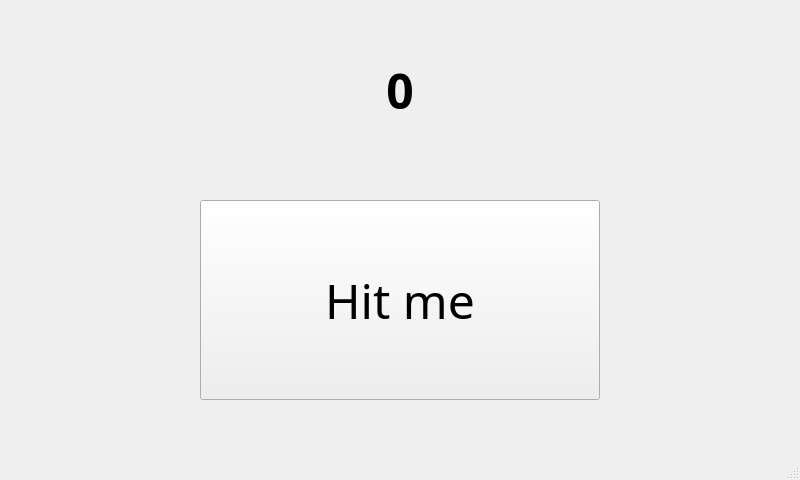
<?xml version="1.0" encoding="UTF-8"?>
<ui version="4.0">
 <class>MainWindow</class>
 <widget class="QMainWindow" name="MainWindow">
  <property name="geometry">
   <rect>
    <x>0</x>
    <y>0</y>
    <width>800</width>
    <height>480</height>
   </rect>
  </property>
  <property name="windowTitle">
   <string>MainWindow</string>
  </property>
  <widget class="QWidget" name="centralwidget">
   <widget class="QPushButton" name="pushButton">
    <property name="geometry">
     <rect>
      <x>200</x>
      <y>200</y>
      <width>400</width>
      <height>200</height>
     </rect>
    </property>
    <property name="font">
     <font>
      <family>Agency FB</family>
      <pointsize>36</pointsize>
     </font>
    </property>
    <property name="text">
     <string>Hit me</string>
    </property>
   </widget>
   <widget class="QLabel" name="labelCount">
    <property name="geometry">
     <rect>
      <x>200</x>
      <y>40</y>
      <width>400</width>
      <height>100</height>
     </rect>
    </property>
    <property name="font">
     <font>
      <family>Agency FB</family>
      <pointsize>36</pointsize>
      <weight>75</weight>
      <bold>true</bold>
     </font>
    </property>
    <property name="text">
     <string>0</string>
    </property>
    <property name="alignment">
     <set>Qt::AlignCenter</set>
    </property>
   </widget>
  </widget>
  <widget class="QMenuBar" name="menubar">
   <property name="geometry">
    <rect>
     <x>0</x>
     <y>0</y>
     <width>800</width>
     <height>21</height>
    </rect>
   </property>
  </widget>
  <widget class="QStatusBar" name="statusbar"/>
 </widget>
 <resources/>
 <connections/>
</ui>
